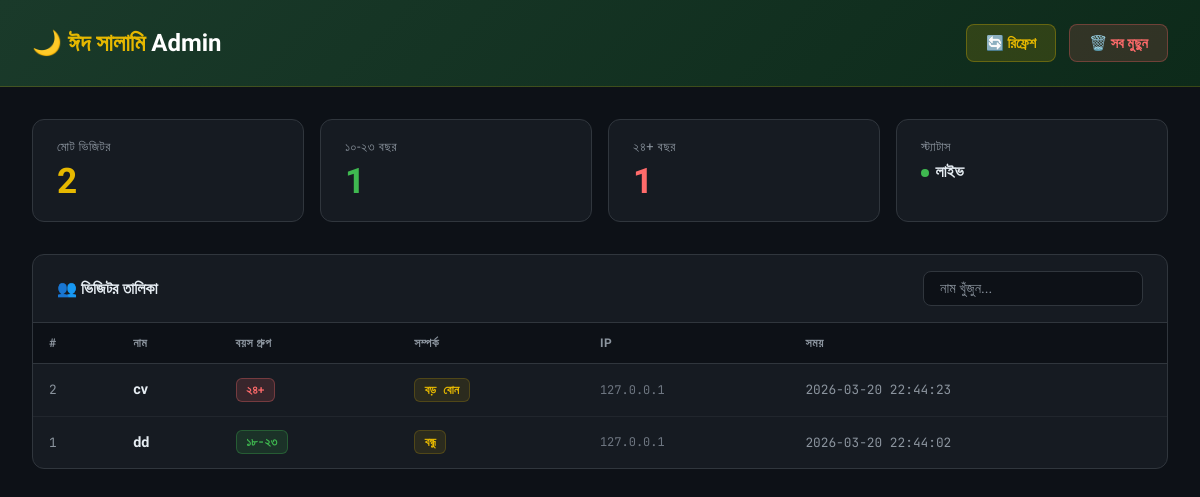
The page /admin on the database its author committed.
### tables this page shows
CREATE TABLE visitors (
            id         INTEGER PRIMARY KEY AUTOINCREMENT,
            name       TEXT NOT NULL,
            age_group  TEXT NOT NULL,
            relation   TEXT NOT NULL,
            ip         TEXT,
            visited_at TEXT NOT NULL
        );

### app.py (the view)
@app.route("/admin")
def admin():
    conn = sqlite3.connect(DB_PATH)
    conn.row_factory = sqlite3.Row
    c = conn.cursor()
    c.execute("SELECT * FROM visitors ORDER BY id DESC")
    rows = [dict(r) for r in c.fetchall()]
    conn.close()
    total = len(rows)
    young = sum(1 for r in rows if r["age_group"] in ("১০-১৭", "১৮-২৩"))
    adult = sum(1 for r in rows if r["age_group"] == "২৪+")
    return render_template("admin.html", visitors=rows, total=total, young=young, adult=adult)

### templates/admin.html (shortened to what this page needs)
<!DOCTYPE html>
<html lang="bn">
<head>
</head>
<body>
<header>
  <div class="logo">🌙 ঈদ সালামি <span>Admin</span></div>
  <div class="header-actions">
    <button class="btn btn-refresh" onclick="location.reload()">🔄 রিফ্রেশ</button>
    <button class="btn btn-clear" onclick="clearAll()">🗑️ সব মুছুন</button>
  </div>
</header>
<main>
  <div class="stats">
    <div class="stat-card">
      <div class="stat-label">মোট ভিজিটর</div>
      <div class="stat-value gold">{{ total }}</div>
    </div>
    <div class="stat-card">
      <div class="stat-label">১০-২৩ বছর</div>
      <div class="stat-value green">{{ young }}</div>
    </div>
    <div class="stat-card">
      <div class="stat-label">২৪+ বছর</div>
      <div class="stat-value red">{{ adult }}</div>
    </div>
    <div class="stat-card">
      <div class="stat-label">স্ট্যাটাস</div>
      <div class="stat-value" style="font-size:1rem;margin-top:.4rem"><span class="live-dot"></span>লাইভ</div>
    </div>
  </div>
  <div class="table-wrap">
    <div class="table-header">
      <h2>👥 ভিজিটর তালিকা</h2>
      <input class="search-box" type="text" id="search" placeholder="নাম খুঁজুন..." onkeyup="filterTable()" />
    </div>
    {% if visitors %}
    <table id="visitor-table">
      <thead>
        <tr>
          <th>#</th>
          <th>নাম</th>
          <th>বয়স গ্রুপ</th>
          <th>সম্পর্ক</th>
          <th>IP</th>
          <th>সময়</th>
        </tr>
      </thead>
      <tbody>
        {% for v in visitors %}
        <tr>
          <td class="id-col">{{ v.id }}</td>
          <td class="name-col">{{ v.name }}</td>
          <td>
            {% if v.age_group == '২৪+' %}
              <span class="badge badge-adult">{{ v.age_group }}</span>
            {% else %}
              <span class="badge badge-young">{{ v.age_group }}</span>
            {% endif %}
          </td>
          <td><span class="badge badge-rel">{{ v.relation }}</span></td>
          <td class="ip-col">{{ v.ip }}</td>
          <td class="time-col">{{ v.visited_at }}</td>
        </tr>
        {% endfor %}
      </tbody>
    </table>
    {% else %}
    <div class="empty-state">
      <span class="em">📭</span>
      এখনো কেউ আসেনি!<br>
      <small style="color:#6e7681">QR কোড শেয়ার করো এবং অপেক্ষা করো 🌙</small>
    </div>
    {% endif %}
  </div>
</main>
</body>
</html>

### templates/admin.html (style rules this page uses)
* { margin:0; padding:0; box-sizing:border-box; }
body { font-family:'Hind Siliguri',sans-serif; background:#0d1117; color:#e6edf3; min-height:100vh; }
header { background:linear-gradient(135deg,#1a3a2a,#0d2a1a); border-bottom:1px solid rgba(230,184,0,.2); padding:1.5rem 2rem; display:flex; align-items:center; justify-content:space-between; flex-wrap:wrap; gap:1rem; }
.logo { font-size:1.5rem; font-weight:700; color:#e6b800; }
.logo span { color:white; }
.header-actions { display:flex; gap:.8rem; }
.btn { padding:.6rem 1.2rem; border-radius:8px; border:none; font-family:'Hind Siliguri',sans-serif; font-size:.9rem; font-weight:600; cursor:pointer; transition:all .2s; }
.btn-refresh { background:rgba(230,184,0,.15); color:#e6b800; border:1px solid rgba(230,184,0,.3); }
.btn-clear { background:rgba(255,100,100,.15); color:#ff6b6b; border:1px solid rgba(255,100,100,.3); }
main { max-width:1200px; margin:0 auto; padding:2rem; }
.stats { display:grid; grid-template-columns:repeat(auto-fit,minmax(180px,1fr)); gap:1rem; margin-bottom:2rem; }
.stat-card { background:#161b22; border:1px solid #30363d; border-radius:12px; padding:1.2rem 1.5rem; transition:border-color .2s; }
.stat-label { font-size:.8rem; color:#8b949e; margin-bottom:.3rem; letter-spacing:.5px; text-transform:uppercase; }
.stat-value { font-size:2.2rem; font-weight:700; }
.stat-value.gold { color:#e6b800; }
.stat-value.green { color:#3fb950; }
.stat-value.red { color:#ff6b6b; }
.table-wrap { background:#161b22; border:1px solid #30363d; border-radius:12px; overflow:hidden; }
.table-header { padding:1rem 1.5rem; border-bottom:1px solid #30363d; display:flex; align-items:center; justify-content:space-between; flex-wrap:wrap; gap:.8rem; }
.table-header h2 { font-size:1rem; font-weight:600; }
.search-box { background:#0d1117; border:1px solid #30363d; border-radius:8px; padding:.5rem 1rem; color:#e6edf3; font-family:'Hind Siliguri',sans-serif; font-size:.9rem; outline:none; width:220px; transition:border-color .2s; }
.search-box::placeholder { color:#8b949e; }
table { width:100%; border-collapse:collapse; }
th { background:#0d1117; text-align:left; padding:.8rem 1rem; font-size:.75rem; color:#8b949e; text-transform:uppercase; letter-spacing:.5px; border-bottom:1px solid #30363d; }
td { padding:.85rem 1rem; border-bottom:1px solid #21262d; font-size:.9rem; vertical-align:middle; }
tr:last-child td { border-bottom:none; }
.badge { display:inline-block; padding:.2rem .6rem; border-radius:6px; font-size:.75rem; font-weight:600; font-family:'JetBrains Mono',monospace; }
.badge-young { background:rgba(63,185,80,.15); color:#3fb950; border:1px solid rgba(63,185,80,.3); }
.badge-adult { background:rgba(255,107,107,.15); color:#ff6b6b; border:1px solid rgba(255,107,107,.3); }
.badge-rel { background:rgba(230,184,0,.1); color:#e6b800; border:1px solid rgba(230,184,0,.2); }
.id-col { color:#8b949e; font-family:'JetBrains Mono',monospace; font-size:.8rem; }
.name-col { font-weight:600; color:#e6edf3; }
.time-col { color:#8b949e; font-family:'JetBrains Mono',monospace; font-size:.8rem; }
.ip-col { color:#6e7681; font-family:'JetBrains Mono',monospace; font-size:.75rem; }
.live-dot { display:inline-block; width:8px; height:8px; background:#3fb950; border-radius:50%; margin-right:.4rem; animation:pulse 2s ease-in-out infinite; }

### rows shown on the page
visitors: id "2", name "cv", age_group "২৪+", relation "বড় বোন", ip "127.0.0.1", visited_at "2026-03-20 22:44:23"
visitors: id "1", name "dd", age_group "১৮-২৩", relation "বন্ধু", ip "127.0.0.1", visited_at "2026-03-20 22:44:02"

### other values the page prints
{{ total }} "2"
{{ young }} "1"
{{ adult }} "1"
